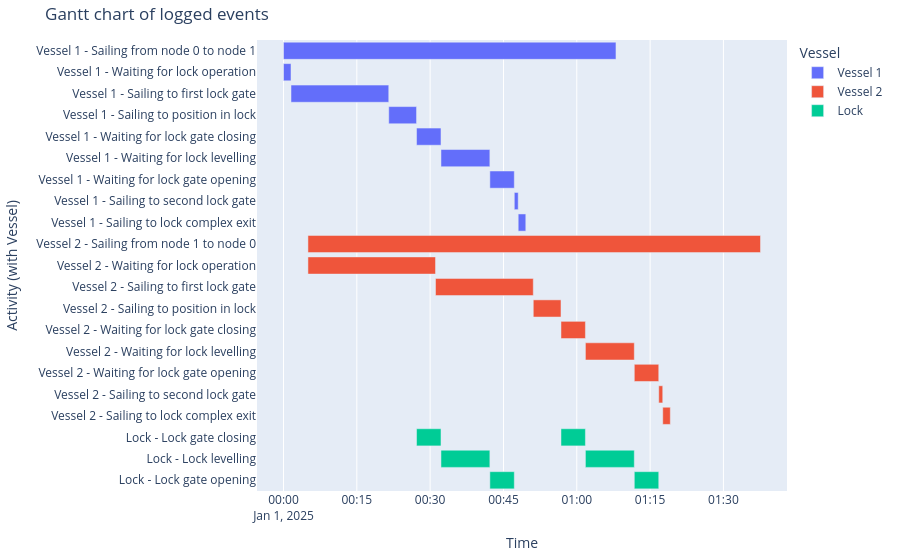

Notebook cell for this chart:
### Markdown cell above
##### Event chart
As does the event chart

### Code cell
df_eventtable = logbook2eventtable([vessel_1, vessel_2, lock_chamber])
generate_vessel_gantt_chart(df_eventtable)

### Figure 1 — Plotly figure (JSON) as saved in the notebook; plotly's stock layout.template omitted (floating-point values rounded to 4 significant figures)
{"data": [{"base": ["2025-01-01T00:00:00.000000", "2025-01-01T00:00:00.000000", "2025-01-01T00:01:32.000000", "2025-01-01T00:21:32.000000", "2025-01-01T00:27:13.000000", "2025-01-01T00:32:13.000000", "2025-01-01T00:42:13.000000", "2025-01-01T00:47:13.000000", "2025-01-01T00:48:01.000000"], "hovertemplate": "object name=Vessel 1<br>start time=%{base}<br>stop time=%{x}<br>activity label=%{y}<extra></extra>", "legendgroup": "Vessel 1", "marker": {"color": "#636efa", "pattern": {"shape": ""}}, "name": "Vessel 1", "orientation": "h", "showlegend": true, "textposition": "auto", "type": "bar", "x": [4081000, 92000, 1200000, 341000, 300000, 600000, 300000, 48000, 93000], "xaxis": "x", "y": ["Vessel 1 - Sailing from node 0 to node 1", "Vessel 1 - Waiting for lock operation", "Vessel 1 - Sailing to first lock gate", "Vessel 1 - Sailing to position in lock", "Vessel 1 - Waiting for lock gate closing", "Vessel 1 - Waiting for lock levelling", "Vessel 1 - Waiting for lock gate opening", "Vessel 1 - Sailing to second lock gate", "Vessel 1 - Sailing to lock complex exit"], "yaxis": "y"}, {"base": ["2025-01-01T00:05:00.000000", "2025-01-01T00:05:00.000000", "2025-01-01T00:31:06.000000", "2025-01-01T00:51:06.000000", "2025-01-01T00:56:46.000000", "2025-01-01T01:01:46.000000", "2025-01-01T01:11:46.000000", "2025-01-01T01:16:46.000000", "2025-01-01T01:17:35.000000"], "hovertemplate": "object name=Vessel 2<br>start time=%{base}<br>stop time=%{x}<br>activity label=%{y}<extra></extra>", "legendgroup": "Vessel 2", "marker": {"color": "#EF553B", "pattern": {"shape": ""}}, "name": "Vessel 2", "orientation": "h", "showlegend": true, "textposition": "auto", "type": "bar", "x": [5555000, 1566000, 1200000, 340000, 300000, 600000, 300000, 49000, 93000], "xaxis": "x", "y": ["Vessel 2 - Sailing from node 1 to node 0", "Vessel 2 - Waiting for lock operation", "Vessel 2 - Sailing to first lock gate", "Vessel 2 - Sailing to position in lock", "Vessel 2 - Waiting for lock gate closing", "Vessel 2 - Waiting for lock levelling", "Vessel 2 - Waiting for lock gate opening", "Vessel 2 - Sailing to second lock gate", "Vessel 2 - Sailing to lock complex exit"], "yaxis": "y"}, {"base": ["2025-01-01T00:27:13.000000", "2025-01-01T00:32:13.000000", "2025-01-01T00:42:13.000000", "2025-01-01T00:56:46.000000", "2025-01-01T01:01:46.000000", "2025-01-01T01:11:46.000000"], "hovertemplate": "object name=Lock<br>start time=%{base}<br>stop time=%{x}<br>activity label=%{y}<extra></extra>", "legendgroup": "Lock", "marker": {"color": "#00cc96", "pattern": {"shape": ""}}, "name": "Lock", "orientation": "h", "showlegend": true, "textposition": "auto", "type": "bar", "x": [300000, 600000, 300000, 300000, 600000, 300000], "xaxis": "x", "y": ["Lock - Lock gate closing", "Lock - Lock levelling", "Lock - Lock gate opening", "Lock - Lock gate closing", "Lock - Lock levelling", "Lock - Lock gate opening"], "yaxis": "y"}], "layout": {"barmode": "overlay", "legend": {"title": {"text": "Vessel"}, "tracegroupgap": 0}, "margin": {"b": 20, "l": 20, "r": 20, "t": 40}, "title": {"text": "Gantt chart of logged events"}, "xaxis": {"anchor": "y", "domain": [0, 1], "title": {"text": "Time"}, "type": "date"}, "yaxis": {"anchor": "x", "autorange": "reversed", "domain": [0, 1], "title": {"text": "Activity (with Vessel)"}}}}
